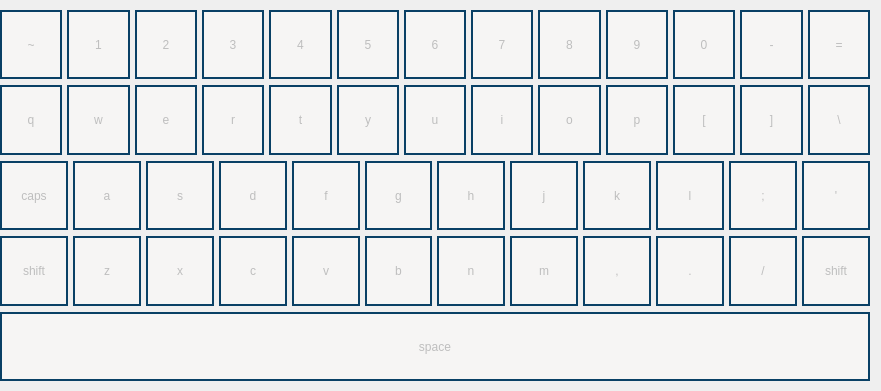
   <widget class="QWidget" name="verticalLayoutWidget">
    <property name="geometry">
     <rect>
      <x>10</x>
      <y>250</y>
      <width>881</width>
      <height>391</height>
     </rect>
    </property>
    <layout class="QVBoxLayout" name="verticalLayout">
     <property name="leftMargin">
      <number>0</number>
     </property>
     <property name="topMargin">
      <number>10</number>
     </property>
     <property name="bottomMargin">
      <number>10</number>
     </property>
     <item>
      <layout class="QHBoxLayout" name="horizontalLayout">
       <property name="spacing">
        <number>5</number>
       </property>
       <property name="sizeConstraint">
        <enum>QLayout::SetDefaultConstraint</enum>
       </property>
       <item>
        <widget class="QPushButton" name="bnt_49">
         <property name="enabled">
          <bool>false</bool>
         </property>
         <property name="sizePolicy">
          <sizepolicy hsizetype="MinimumExpanding" vsizetype="Minimum">
           <horstretch>0</horstretch>
           <verstretch>0</verstretch>
          </sizepolicy>
         </property>
         <property name="styleSheet">
          <string notr="true">border: 2px solid #094065;
background-color: rgb(246, 245, 244);</string>
         </property>
         <property name="text">
          <string>~</string>
         </property>
        </widget>
       </item>
       <item>
        <widget class="QPushButton" name="bnt_10">
         <property name="enabled">
          <bool>false</bool>
         </property>
         <property name="sizePolicy">
          <sizepolicy hsizetype="MinimumExpanding" vsizetype="Minimum">
           <horstretch>0</horstretch>
           <verstretch>0</verstretch>
          </sizepolicy>
         </property>
         <property name="styleSheet">
          <string notr="true">border: 2px solid #094065;
background-color: rgb(246, 245, 244);</string>
         </property>
         <property name="text">
          <string>1</string>
         </property>
        </widget>
       </item>
       <item>
        <widget class="QPushButton" name="bnt_11">
         <property name="enabled">
          <bool>false</bool>
         </property>
         <property name="sizePolicy">
          <sizepolicy hsizetype="MinimumExpanding" vsizetype="Minimum">
           <horstretch>0</horstretch>
           <verstretch>0</verstretch>
          </sizepolicy>
         </property>
         <property name="styleSheet">
          <string notr="true">border: 2px solid #094065;
background-color: rgb(246, 245, 244);</string>
         </property>
         <property name="text">
          <string>2</string>
         </property>
        </widget>
       </item>
       <item>
        <widget class="QPushButton" name="bnt_12">
         <property name="enabled">
          <bool>false</bool>
         </property>
         <property name="sizePolicy">
          <sizepolicy hsizetype="MinimumExpanding" vsizetype="Minimum">
           <horstretch>0</horstretch>
           <verstretch>0</verstretch>
          </sizepolicy>
         </property>
         <property name="styleSheet">
          <string notr="true">border: 2px solid #094065;
background-color: rgb(246, 245, 244);</string>
         </property>
         <property name="text">
          <string>3</string>
         </property>
        </widget>
       </item>
       <item>
        <widget class="QPushButton" name="bnt_13">
         <property name="enabled">
          <bool>false</bool>
         </property>
         <property name="sizePolicy">
          <sizepolicy hsizetype="MinimumExpanding" vsizetype="Minimum">
           <horstretch>0</horstretch>
           <verstretch>0</verstretch>
          </sizepolicy>
         </property>
         <property name="styleSheet">
          <string notr="true">border: 2px solid #094065;
background-color: rgb(246, 245, 244);</string>
         </property>
         <property name="text">
          <string>4</string>
         </property>
        </widget>
       </item>
       <item>
        <widget class="QPushButton" name="bnt_14">
         <property name="enabled">
          <bool>false</bool>
         </property>
         <property name="sizePolicy">
          <sizepolicy hsizetype="MinimumExpanding" vsizetype="Minimum">
           <horstretch>0</horstretch>
           <verstretch>0</verstretch>
          </sizepolicy>
         </property>
         <property name="styleSheet">
          <string notr="true">border: 2px solid #094065;
background-color: rgb(246, 245, 244);</string>
         </property>
         <property name="text">
          <string>5</string>
         </property>
        </widget>
       </item>
       <item>
        <widget class="QPushButton" name="bnt_15">
         <property name="enabled">
          <bool>false</bool>
         </property>
         <property name="sizePolicy">
          <sizepolicy hsizetype="MinimumExpanding" vsizetype="Minimum">
           <horstretch>0</horstretch>
           <verstretch>0</verstretch>
          </sizepolicy>
         </property>
         <property name="styleSheet">
          <string notr="true">border: 2px solid #094065;
background-color: rgb(246, 245, 244);</string>
         </property>
         <property name="text">
          <string>6</string>
         </property>
        </widget>
       </item>
       <item>
        <widget class="QPushButton" name="bnt_16">
         <property name="enabled">
          <bool>false</bool>
         </property>
         <property name="sizePolicy">
          <sizepolicy hsizetype="MinimumExpanding" vsizetype="Minimum">
           <horstretch>0</horstretch>
           <verstretch>0</verstretch>
          </sizepolicy>
         </property>
         <property name="styleSheet">
          <string notr="true">border: 2px solid #094065;
background-color: rgb(246, 245, 244);</string>
         </property>
         <property name="text">
          <string>7</string>
         </property>
        </widget>
       </item>
       <item>
        <widget class="QPushButton" name="bnt_17">
         <property name="enabled">
          <bool>false</bool>
         </property>
         <property name="sizePolicy">
          <sizepolicy hsizetype="MinimumExpanding" vsizetype="Minimum">
           <horstretch>0</horstretch>
           <verstretch>0</verstretch>
          </sizepolicy>
         </property>
         <property name="styleSheet">
          <string notr="true">border: 2px solid #094065;
background-color: rgb(246, 245, 244);</string>
         </property>
         <property name="text">
          <string>8</string>
         </property>
        </widget>
       </item>
       <item>
        <widget class="QPushButton" name="bnt_18">
         <property name="enabled">
          <bool>false</bool>
         </property>
         <property name="sizePolicy">
          <sizepolicy hsizetype="MinimumExpanding" vsizetype="Minimum">
           <horstretch>0</horstretch>
           <verstretch>0</verstretch>
          </sizepolicy>
         </property>
         <property name="styleSheet">
          <string notr="true">border: 2px solid #094065;
background-color: rgb(246, 245, 244);</string>
         </property>
         <property name="text">
          <string>9</string>
         </property>
        </widget>
       </item>
       <item>
        <widget class="QPushButton" name="bnt_19">
         <property name="enabled">
          <bool>false</bool>
         </property>
         <property name="sizePolicy">
          <sizepolicy hsizetype="MinimumExpanding" vsizetype="Minimum">
           <horstretch>0</horstretch>
           <verstretch>0</verstretch>
          </sizepolicy>
         </property>
         <property name="styleSheet">
          <string notr="true">border: 2px solid #094065;
background-color: rgb(246, 245, 244);</string>
         </property>
         <property name="text">
          <string>0</string>
         </property>
        </widget>
       </item>
       <item>
        <widget class="QPushButton" name="bnt_20">
         <property name="enabled">
          <bool>false</bool>
         </property>
         <property name="sizePolicy">
          <sizepolicy hsizetype="MinimumExpanding" vsizetype="Minimum">
           <horstretch>0</horstretch>
           <verstretch>0</verstretch>
          </sizepolicy>
         </property>
         <property name="styleSheet">
          <string notr="true">border: 2px solid #094065;
background-color: rgb(246, 245, 244);</string>
         </property>
         <property name="text">
          <string>-</string>
         </property>
        </widget>
       </item>
       <item>
        <widget class="QPushButton" name="bnt_21">
         <property name="enabled">
          <bool>false</bool>
         </property>
         <property name="sizePolicy">
          <sizepolicy hsizetype="MinimumExpanding" vsizetype="Minimum">
           <horstretch>0</horstretch>
           <verstretch>0</verstretch>
          </sizepolicy>
         </property>
         <property name="styleSheet">
          <string notr="true">border: 2px solid #094065;
background-color: rgb(246, 245, 244);</string>
         </property>
         <property name="text">
          <string>=</string>
         </property>
        </widget>
       </item>
      </layout>
     </item>
     <item>
      <layout class="QHBoxLayout" name="horizontalLayout_3">
       <property name="spacing">
        <number>5</number>
       </property>
       <property name="sizeConstraint">
        <enum>QLayout::SetDefaultConstraint</enum>
       </property>
       <item>
        <widget class="QPushButton" name="bnt_24">
         <property name="enabled">
          <bool>false</bool>
         </property>
         <property name="sizePolicy">
          <sizepolicy hsizetype="MinimumExpanding" vsizetype="Minimum">
           <horstretch>0</horstretch>
           <verstretch>0</verstretch>
          </sizepolicy>
         </property>
         <property name="styleSheet">
          <string notr="true">border: 2px solid #094065;
background-color: rgb(246, 245, 244);</string>
         </property>
         <property name="text">
          <string>q</string>
         </property>
        </widget>
       </item>
       <item>
        <widget class="QPushButton" name="bnt_25">
         <property name="enabled">
          <bool>false</bool>
         </property>
         <property name="sizePolicy">
          <sizepolicy hsizetype="MinimumExpanding" vsizetype="Minimum">
           <horstretch>0</horstretch>
           <verstretch>0</verstretch>
          </sizepolicy>
         </property>
         <property name="styleSheet">
          <string notr="true">border: 2px solid #094065;
background-color: rgb(246, 245, 244);</string>
         </property>
         <property name="text">
          <string>w</string>
         </property>
        </widget>
       </item>
       <item>
        <widget class="QPushButton" name="bnt_26">
         <property name="enabled">
          <bool>false</bool>
         </property>
         <property name="sizePolicy">
          <sizepolicy hsizetype="MinimumExpanding" vsizetype="Minimum">
           <horstretch>0</horstretch>
           <verstretch>0</verstretch>
          </sizepolicy>
         </property>
         <property name="styleSheet">
          <string notr="true">border: 2px solid #094065;
background-color: rgb(246, 245, 244);</string>
         </property>
         <property name="text">
          <string>e</string>
         </property>
        </widget>
       </item>
       <item>
        <widget class="QPushButton" name="bnt_27">
         <property name="enabled">
          <bool>false</bool>
         </property>
         <property name="sizePolicy">
          <sizepolicy hsizetype="MinimumExpanding" vsizetype="Minimum">
           <horstretch>0</horstretch>
           <verstretch>0</verstretch>
          </sizepolicy>
         </property>
         <property name="styleSheet">
          <string notr="true">border: 2px solid #094065;
background-color: rgb(246, 245, 244);</string>
         </property>
         <property name="text">
          <string>r</string>
         </property>
        </widget>
       </item>
       <item>
        <widget class="QPushButton" name="bnt_28">
         <property name="enabled">
          <bool>false</bool>
         </property>
         <property name="sizePolicy">
          <sizepolicy hsizetype="MinimumExpanding" vsizetype="Minimum">
           <horstretch>0</horstretch>
           <verstretch>0</verstretch>
          </sizepolicy>
         </property>
         <property name="styleSheet">
          <string notr="true">border: 2px solid #094065;
background-color: rgb(246, 245, 244);</string>
         </property>
         <property name="text">
          <string>t</string>
         </property>
        </widget>
       </item>
       <item>
        <widget class="QPushButton" name="bnt_29">
         <property name="enabled">
          <bool>false</bool>
         </property>
         <property name="sizePolicy">
          <sizepolicy hsizetype="MinimumExpanding" vsizetype="Minimum">
           <horstretch>0</horstretch>
           <verstretch>0</verstretch>
          </sizepolicy>
         </property>
         <property name="styleSheet">
          <string notr="true">border: 2px solid #094065;
background-color: rgb(246, 245, 244);</string>
         </property>
         <property name="text">
          <string>y</string>
         </property>
        </widget>
       </item>
       <item>
        <widget class="QPushButton" name="bnt_30">
         <property name="enabled">
          <bool>false</bool>
         </property>
         <property name="sizePolicy">
          <sizepolicy hsizetype="MinimumExpanding" vsizetype="Minimum">
           <horstretch>0</horstretch>
           <verstretch>0</verstretch>
          </sizepolicy>
         </property>
         <property name="styleSheet">
          <string notr="true">border: 2px solid #094065;
background-color: rgb(246, 245, 244);</string>
         </property>
         <property name="text">
          <string>u</string>
         </property>
        </widget>
       </item>
       <item>
        <widget class="QPushButton" name="bnt_31">
         <property name="enabled">
          <bool>false</bool>
         </property>
         <property name="sizePolicy">
          <sizepolicy hsizetype="MinimumExpanding" vsizetype="Minimum">
           <horstretch>0</horstretch>
           <verstretch>0</verstretch>
          </sizepolicy>
         </property>
         <property name="styleSheet">
          <string notr="true">border: 2px solid #094065;
background-color: rgb(246, 245, 244);</string>
         </property>
         <property name="text">
          <string>i</string>
         </property>
        </widget>
       </item>
       <item>
        <widget class="QPushButton" name="bnt_32">
         <property name="enabled">
          <bool>false</bool>
         </property>
         <property name="sizePolicy">
          <sizepolicy hsizetype="MinimumExpanding" vsizetype="Minimum">
           <horstretch>0</horstretch>
           <verstretch>0</verstretch>
          </sizepolicy>
         </property>
         <property name="styleSheet">
          <string notr="true">border: 2px solid #094065;
background-color: rgb(246, 245, 244);</string>
         </property>
         <property name="text">
          <string>o</string>
         </property>
        </widget>
       </item>
       <item>
        <widget class="QPushButton" name="bnt_33">
         <property name="enabled">
          <bool>false</bool>
         </property>
         <property name="sizePolicy">
          <sizepolicy hsizetype="MinimumExpanding" vsizetype="Minimum">
           <horstretch>0</horstretch>
           <verstretch>0</verstretch>
          </sizepolicy>
         </property>
         <property name="styleSheet">
          <string notr="true">border: 2px solid #094065;
background-color: rgb(246, 245, 244);</string>
         </property>
         <property name="text">
          <string>p</string>
         </property>
        </widget>
       </item>
       <item>
        <widget class="QPushButton" name="bnt_34">
         <property name="enabled">
          <bool>false</bool>
         </property>
         <property name="sizePolicy">
          <sizepolicy hsizetype="MinimumExpanding" vsizetype="Minimum">
           <horstretch>0</horstretch>
           <verstretch>0</verstretch>
          </sizepolicy>
         </property>
         <property name="styleSheet">
          <string notr="true">border: 2px solid #094065;
background-color: rgb(246, 245, 244);</string>
         </property>
         <property name="text">
          <string>[</string>
         </property>
        </widget>
       </item>
       <item>
        <widget class="QPushButton" name="bnt_35">
         <property name="enabled">
          <bool>false</bool>
         </property>
         <property name="sizePolicy">
          <sizepolicy hsizetype="MinimumExpanding" vsizetype="Minimum">
           <horstretch>0</horstretch>
           <verstretch>0</verstretch>
          </sizepolicy>
         </property>
         <property name="styleSheet">
          <string notr="true">border: 2px solid #094065;
background-color: rgb(246, 245, 244);</string>
         </property>
         <property name="text">
          <string>]</string>
         </property>
        </widget>
       </item>
       <item>
        <widget class="QPushButton" name="bnt_51">
         <property name="enabled">
          <bool>false</bool>
         </property>
         <property name="sizePolicy">
          <sizepolicy hsizetype="MinimumExpanding" vsizetype="Minimum">
           <horstretch>0</horstretch>
           <verstretch>0</verstretch>
          </sizepolicy>
         </property>
         <property name="styleSheet">
          <string notr="true">border: 2px solid #094065;
background-color: rgb(246, 245, 244);</string>
         </property>
         <property name="text">
          <string>\</string>
         </property>
        </widget>
       </item>
      </layout>
     </item>
     <item>
      <layout class="QHBoxLayout" name="horizontalLayout_4">
       <property name="spacing">
        <number>5</number>
       </property>
       <property name="sizeConstraint">
        <enum>QLayout::SetDefaultConstraint</enum>
       </property>
       <item>
        <widget class="QPushButton" name="bnt_66">
         <property name="enabled">
          <bool>false</bool>
         </property>
         <property name="sizePolicy">
          <sizepolicy hsizetype="MinimumExpanding" vsizetype="Minimum">
           <horstretch>0</horstretch>
           <verstretch>0</verstretch>
          </sizepolicy>
         </property>
         <property name="styleSheet">
          <string notr="true">border: 2px solid #094065;
background-color: rgb(246, 245, 244);</string>
         </property>
         <property name="text">
          <string>caps</string>
         </property>
        </widget>
       </item>
       <item>
        <widget class="QPushButton" name="bnt_38">
         <property name="enabled">
          <bool>false</bool>
         </property>
         <property name="sizePolicy">
          <sizepolicy hsizetype="MinimumExpanding" vsizetype="Minimum">
           <horstretch>0</horstretch>
           <verstretch>0</verstretch>
          </sizepolicy>
         </property>
         <property name="styleSheet">
          <string notr="true">border: 2px solid #094065;
background-color: rgb(246, 245, 244);</string>
         </property>
         <property name="text">
          <string>a</string>
         </property>
        </widget>
       </item>
       <item>
        <widget class="QPushButton" name="bnt_39">
         <property name="enabled">
          <bool>false</bool>
         </property>
         <property name="sizePolicy">
          <sizepolicy hsizetype="MinimumExpanding" vsizetype="Minimum">
           <horstretch>0</horstretch>
           <verstretch>0</verstretch>
          </sizepolicy>
         </property>
         <property name="styleSheet">
          <string notr="true">border: 2px solid #094065;
background-color: rgb(246, 245, 244);</string>
         </property>
         <property name="text">
          <string>s</string>
         </property>
        </widget>
       </item>
       <item>
        <widget class="QPushButton" name="bnt_40">
         <property name="enabled">
          <bool>false</bool>
         </property>
         <property name="sizePolicy">
          <sizepolicy hsizetype="MinimumExpanding" vsizetype="Minimum">
           <horstretch>0</horstretch>
           <verstretch>0</verstretch>
          </sizepolicy>
         </property>
         <property name="styleSheet">
          <string notr="true">border: 2px solid #094065;
background-color: rgb(246, 245, 244);</string>
         </property>
         <property name="text">
          <string>d</string>
         </property>
        </widget>
       </item>
       <item>
        <widget class="QPushButton" name="bnt_41">
         <property name="enabled">
          <bool>false</bool>
         </property>
         <property name="sizePolicy">
          <sizepolicy hsizetype="MinimumExpanding" vsizetype="Minimum">
           <horstretch>0</horstretch>
           <verstretch>0</verstretch>
          </sizepolicy>
         </property>
         <property name="styleSheet">
          <string notr="true">border: 2px solid #094065;
background-color: rgb(246, 245, 244);</string>
         </property>
         <property name="text">
          <string>f</string>
         </property>
        </widget>
       </item>
       <item>
        <widget class="QPushButton" name="bnt_42">
         <property name="enabled">
          <bool>false</bool>
         </property>
         <property name="sizePolicy">
          <sizepolicy hsizetype="MinimumExpanding" vsizetype="Minimum">
           <horstretch>0</horstretch>
           <verstretch>0</verstretch>
          </sizepolicy>
         </property>
         <property name="styleSheet">
          <string notr="true">border: 2px solid #094065;
background-color: rgb(246, 245, 244);</string>
         </property>
         <property name="text">
          <string>g</string>
         </property>
        </widget>
       </item>
       <item>
        <widget class="QPushButton" name="bnt_43">
         <property name="enabled">
          <bool>false</bool>
         </property>
         <property name="sizePolicy">
          <sizepolicy hsizetype="MinimumExpanding" vsizetype="Minimum">
           <horstretch>0</horstretch>
           <verstretch>0</verstretch>
          </sizepolicy>
         </property>
         <property name="styleSheet">
          <string notr="true">border: 2px solid #094065;
background-color: rgb(246, 245, 244);</string>
         </property>
         <property name="text">
          <string>h</string>
         </property>
        </widget>
       </item>
       <item>
        <widget class="QPushButton" name="bnt_44">
         <property name="enabled">
          <bool>false</bool>
         </property>
         <property name="sizePolicy">
          <sizepolicy hsizetype="MinimumExpanding" vsizetype="Minimum">
           <horstretch>0</horstretch>
           <verstretch>0</verstretch>
          </sizepolicy>
         </property>
         <property name="styleSheet">
          <string notr="true">border: 2px solid #094065;
background-color: rgb(246, 245, 244);</string>
         </property>
         <property name="text">
          <string>j</string>
         </property>
        </widget>
       </item>
       <item>
        <widget class="QPushButton" name="bnt_45">
         <property name="enabled">
          <bool>false</bool>
         </property>
         <property name="sizePolicy">
          <sizepolicy hsizetype="MinimumExpanding" vsizetype="Minimum">
           <horstretch>0</horstretch>
           <verstretch>0</verstretch>
          </sizepolicy>
         </property>
         <property name="styleSheet">
          <string notr="true">border: 2px solid #094065;
background-color: rgb(246, 245, 244);</string>
         </property>
         <property name="text">
          <string>k</string>
         </property>
        </widget>
       </item>
       <item>
        <widget class="QPushButton" name="bnt_46">
         <property name="enabled">
          <bool>false</bool>
         </property>
         <property name="sizePolicy">
          <sizepolicy hsizetype="MinimumExpanding" vsizetype="Minimum">
           <horstretch>0</horstretch>
           <verstretch>0</verstretch>
          </sizepolicy>
         </property>
         <property name="styleSheet">
          <string notr="true">border: 2px solid #094065;
background-color: rgb(246, 245, 244);</string>
         </property>
         <property name="text">
          <string>l</string>
         </property>
        </widget>
       </item>
       <item>
        <widget class="QPushButton" name="bnt_47">
         <property name="enabled">
          <bool>false</bool>
         </property>
         <property name="sizePolicy">
          <sizepolicy hsizetype="MinimumExpanding" vsizetype="Minimum">
           <horstretch>0</horstretch>
           <verstretch>0</verstretch>
          </sizepolicy>
         </property>
         <property name="styleSheet">
          <string notr="true">border: 2px solid #094065;
background-color: rgb(246, 245, 244);</string>
         </property>
         <property name="text">
          <string>;</string>
         </property>
        </widget>
       </item>
       <item>
        <widget class="QPushButton" name="bnt_48">
         <property name="enabled">
          <bool>false</bool>
         </property>
         <property name="sizePolicy">
          <sizepolicy hsizetype="MinimumExpanding" vsizetype="Minimum">
           <horstretch>0</horstretch>
           <verstretch>0</verstretch>
          </sizepolicy>
         </property>
         <property name="styleSheet">
          <string notr="true">border: 2px solid #094065;
background-color: rgb(246, 245, 244);</string>
         </property>
         <property name="text">
          <string>'</string>
         </property>
        </widget>
       </item>
      </layout>
     </item>
     <item>
      <layout class="QHBoxLayout" name="horizontalLayout_5">
       <property name="spacing">
        <number>5</number>
       </property>
       <property name="sizeConstraint">
        <enum>QLayout::SetDefaultConstraint</enum>
       </property>
       <item>
        <widget class="QPushButton" name="bnt_50">
         <property name="enabled">
          <bool>false</bool>
         </property>
         <property name="sizePolicy">
          <sizepolicy hsizetype="MinimumExpanding" vsizetype="Minimum">
           <horstretch>0</horstretch>
           <verstretch>0</verstretch>
          </sizepolicy>
         </property>
         <property name="styleSheet">
          <string notr="true">border: 2px solid #094065;
background-color: rgb(246, 245, 244);</string>
         </property>
         <property name="text">
          <string>shift</string>
         </property>
        </widget>
       </item>
       <item>
        <widget class="QPushButton" name="bnt_52">
         <property name="enabled">
          <bool>false</bool>
         </property>
         <property name="sizePolicy">
          <sizepolicy hsizetype="MinimumExpanding" vsizetype="Minimum">
           <horstretch>0</horstretch>
           <verstretch>0</verstretch>
          </sizepolicy>
         </property>
         <property name="styleSheet">
          <string notr="true">border: 2px solid #094065;
background-color: rgb(246, 245, 244);</string>
         </property>
         <property name="text">
          <string>z</string>
         </property>
        </widget>
       </item>
       <item>
        <widget class="QPushButton" name="bnt_53">
         <property name="enabled">
          <bool>false</bool>
         </property>
         <property name="sizePolicy">
          <sizepolicy hsizetype="MinimumExpanding" vsizetype="Minimum">
           <horstretch>0</horstretch>
           <verstretch>0</verstretch>
          </sizepolicy>
         </property>
         <property name="styleSheet">
          <string notr="true">border: 2px solid #094065;
background-color: rgb(246, 245, 244);</string>
         </property>
         <property name="text">
          <string>x</string>
         </property>
        </widget>
       </item>
       <item>
        <widget class="QPushButton" name="bnt_54">
         <property name="enabled">
          <bool>false</bool>
         </property>
         <property name="sizePolicy">
          <sizepolicy hsizetype="MinimumExpanding" vsizetype="Minimum">
           <horstretch>0</horstretch>
           <verstretch>0</verstretch>
          </sizepolicy>
         </property>
         <property name="styleSheet">
          <string notr="true">border: 2px solid #094065;
background-color: rgb(246, 245, 244);</string>
         </property>
         <property name="text">
          <string>c</string>
         </property>
        </widget>
       </item>
       <item>
        <widget class="QPushButton" name="bnt_55">
         <property name="enabled">
          <bool>false</bool>
         </property>
         <property name="sizePolicy">
          <sizepolicy hsizetype="MinimumExpanding" vsizetype="Minimum">
           <horstretch>0</horstretch>
           <verstretch>0</verstretch>
          </sizepolicy>
         </property>
         <property name="styleSheet">
          <string notr="true">border: 2px solid #094065;
background-color: rgb(246, 245, 244);</string>
         </property>
         <property name="text">
          <string>v</string>
         </property>
        </widget>
       </item>
       <item>
        <widget class="QPushButton" name="bnt_56">
         <property name="enabled">
          <bool>false</bool>
         </property>
         <property name="sizePolicy">
          <sizepolicy hsizetype="MinimumExpanding" vsizetype="Minimum">
           <horstretch>0</horstretch>
           <verstretch>0</verstretch>
          </sizepolicy>
         </property>
         <property name="styleSheet">
          <string notr="true">border: 2px solid #094065;
background-color: rgb(246, 245, 244);</string>
         </property>
         <property name="text">
          <string>b</string>
         </property>
        </widget>
       </item>
       <item>
        <widget class="QPushButton" name="bnt_57">
         <property name="enabled">
          <bool>false</bool>
         </property>
         <property name="sizePolicy">
          <sizepolicy hsizetype="MinimumExpanding" vsizetype="Minimum">
           <horstretch>0</horstretch>
           <verstretch>0</verstretch>
          </sizepolicy>
         </property>
         <property name="styleSheet">
          <string notr="true">border: 2px solid #094065;
background-color: rgb(246, 245, 244);</string>
         </property>
         <property name="text">
          <string>n</string>
         </property>
        </widget>
       </item>
       <item>
        <widget class="QPushButton" name="bnt_58">
         <property name="enabled">
          <bool>false</bool>
         </property>
         <property name="sizePolicy">
          <sizepolicy hsizetype="MinimumExpanding" vsizetype="Minimum">
           <horstretch>0</horstretch>
           <verstretch>0</verstretch>
          </sizepolicy>
         </property>
         <property name="styleSheet">
          <string notr="true">border: 2px solid #094065;
background-color: rgb(246, 245, 244);</string>
         </property>
         <property name="text">
          <string>m</string>
         </property>
        </widget>
       </item>
       <item>
        <widget class="QPushButton" name="bnt_59">
         <property name="enabled">
          <bool>false</bool>
         </property>
         <property name="sizePolicy">
          <sizepolicy hsizetype="MinimumExpanding" vsizetype="Minimum">
           <horstretch>0</horstretch>
           <verstretch>0</verstretch>
          </sizepolicy>
         </property>
         <property name="styleSheet">
          <string notr="true">border: 2px solid #094065;
background-color: rgb(246, 245, 244);</string>
         </property>
         <property name="text">
          <string>,</string>
         </property>
        </widget>
       </item>
       <item>
        <widget class="QPushButton" name="bnt_60">
         <property name="enabled">
          <bool>false</bool>
         </property>
         <property name="sizePolicy">
          <sizepolicy hsizetype="MinimumExpanding" vsizetype="Minimum">
           <horstretch>0</horstretch>
           <verstretch>0</verstretch>
          </sizepolicy>
         </property>
         <property name="styleSheet">
          <string notr="true">border: 2px solid #094065;
background-color: rgb(246, 245, 244);</string>
         </property>
         <property name="text">
          <string>.</string>
         </property>
        </widget>
       </item>
       <item>
        <widget class="QPushButton" name="bnt_61">
         <property name="enabled">
          <bool>false</bool>
         </property>
         <property name="sizePolicy">
          <sizepolicy hsizetype="MinimumExpanding" vsizetype="Minimum">
           <horstretch>0</horstretch>
           <verstretch>0</verstretch>
          </sizepolicy>
         </property>
         <property name="styleSheet">
          <string notr="true">border: 2px solid #094065;
background-color: rgb(246, 245, 244);</string>
         </property>
         <property name="text">
          <string>/</string>
         </property>
        </widget>
       </item>
       <item>
        <widget class="QPushButton" name="bnt_62">
         <property name="enabled">
          <bool>false</bool>
         </property>
         <property name="sizePolicy">
          <sizepolicy hsizetype="MinimumExpanding" vsizetype="Minimum">
           <horstretch>0</horstretch>
           <verstretch>0</verstretch>
          </sizepolicy>
         </property>
         <property name="styleSheet">
          <string notr="true">border: 2px solid #094065;
background-color: rgb(246, 245, 244);</string>
         </property>
         <property name="text">
          <string>shift</string>
         </property>
        </widget>
       </item>
      </layout>
     </item>
     <item>
      <widget class="QPushButton" name="bnt_65">
       <property name="enabled">
        <bool>false</bool>
       </property>
       <property name="sizePolicy">
        <sizepolicy hsizetype="Minimum" vsizetype="Minimum">
         <horstretch>0</horstretch>
         <verstretch>0</verstretch>
        </sizepolicy>
       </property>
       <property name="styleSheet">
        <string notr="true">border: 2px solid #094065;
background-color: rgb(246, 245, 244);</string>
       </property>
       <property name="text">
        <string>space</string>
       </property>
      </widget>
     </item>
    </layout>
   </widget>
